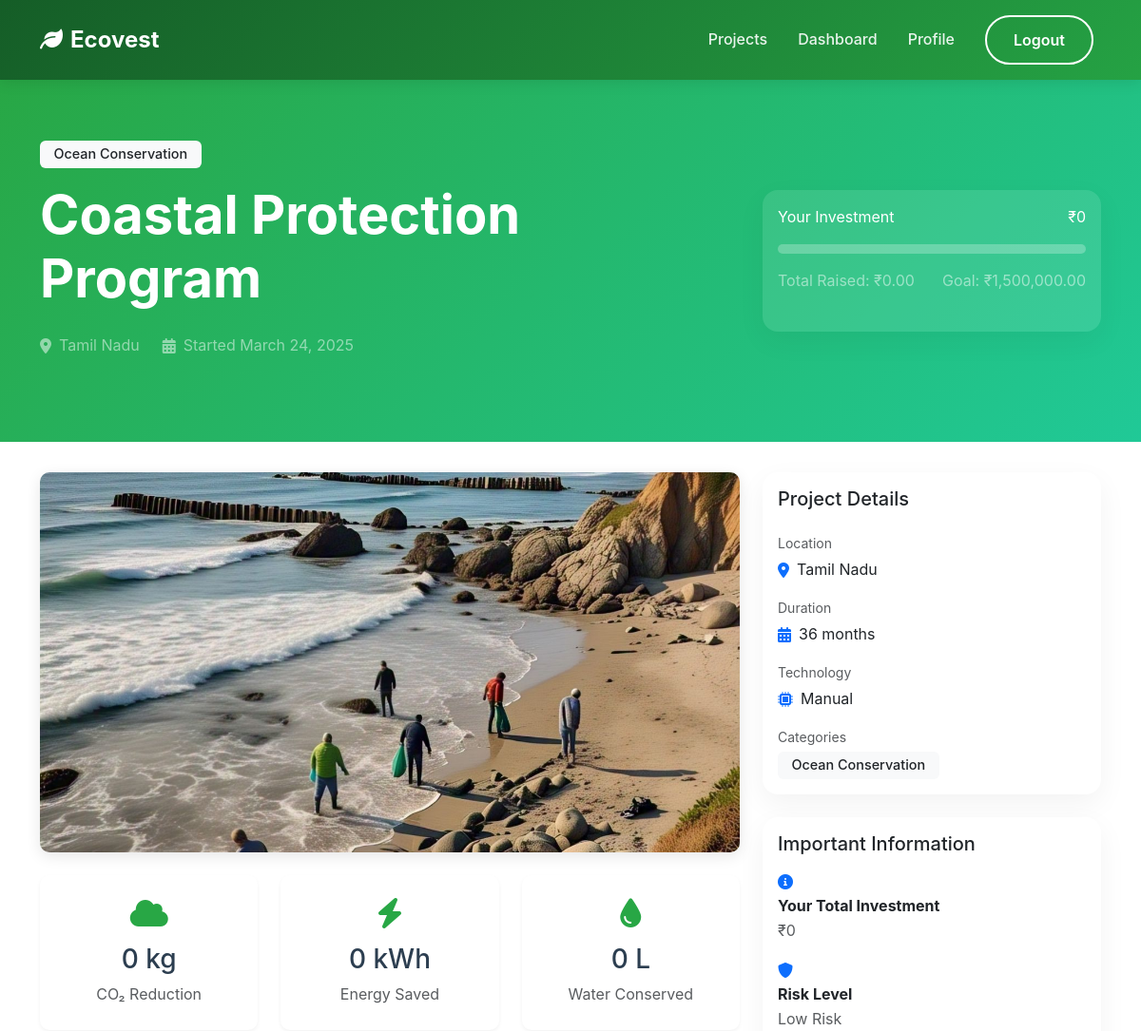
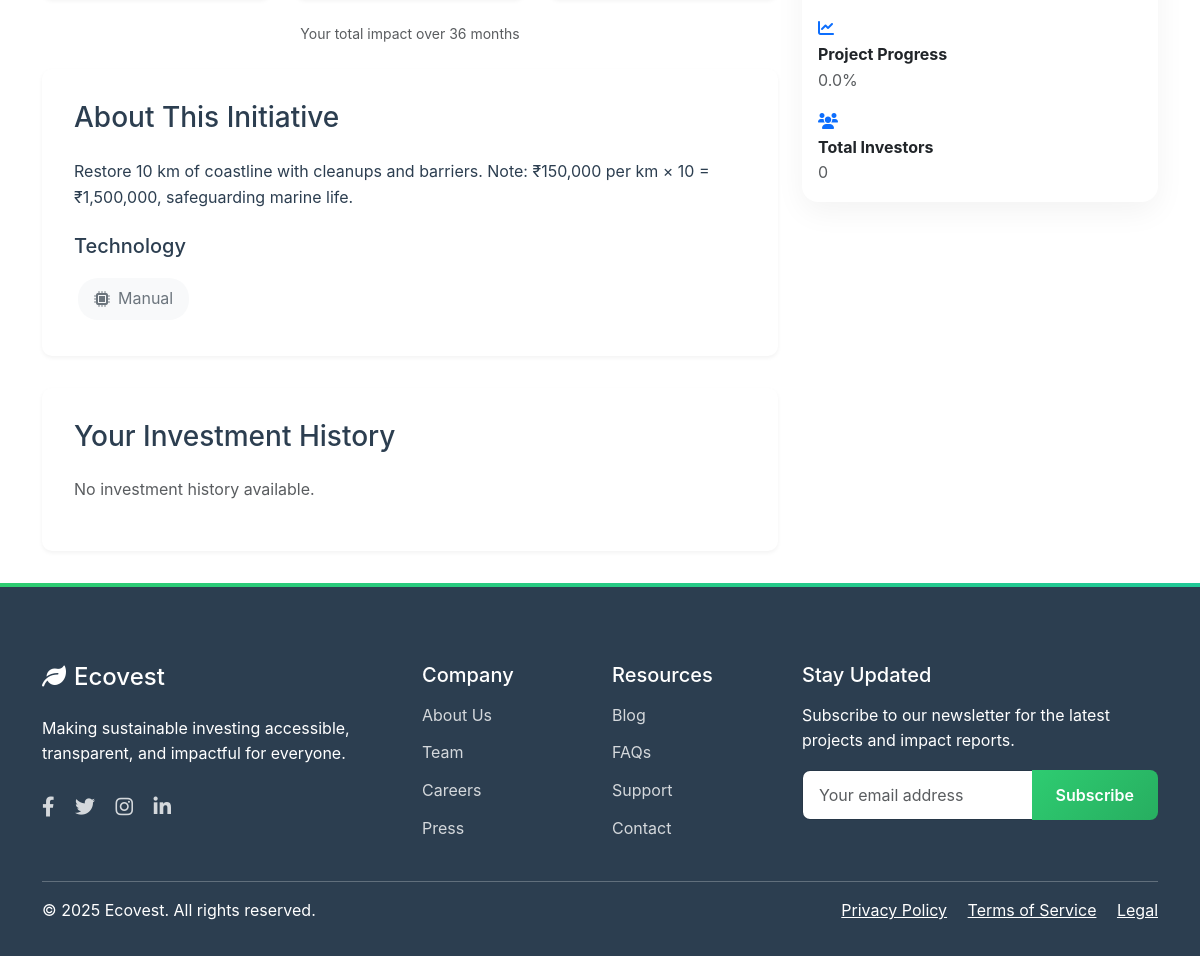
The app's page /users/initiative/42/ (signed in) with its own data (2 pictures, top to bottom).
### initiatives/models.py (models this page shows, shortened)
class Category(models.Model):
    name = models.CharField(max_length=100, unique=True, choices=[
        ('Renewable Energy', 'Renewable Energy'),
        ('Recycling', 'Recycling'),
        ('Emission Control', 'Emission Control'),
        ('Water Conservation', 'Water Conservation'),
        ('Reforestation', 'Reforestation'),
        ('Sustainable Agriculture', 'Sustainable Agriculture'),
        ('Clean Transportation', 'Clean Transportation'),
        ('Waste Management', 'Waste Management'),
        ('Green Technology', 'Green Technology'),
        ('Ocean Conservation', 'Ocean Conservation'),
    ])
    description = models.TextField(blank=True)

class Initiative(models.Model):
    STATUS_CHOICES = [
        ('draft', 'Draft'),
        ('active', 'Active'),
        ('funded', 'Funded'),
        ('completed', 'Completed'),
        ('cancelled', 'Cancelled')
    ]
    LOCATION_CHOICES = [
        ('Andhra Pradesh', 'Andhra Pradesh'),
        ('Arunachal Pradesh', 'Arunachal Pradesh'),
        ('Assam', 'Assam'),
        ('Bihar', 'Bihar'),
        ('Chhattisgarh', 'Chhattisgarh'),
        ('Goa', 'Goa'),
        ('Gujarat', 'Gujarat'),
        ('Haryana', 'Haryana'),
        ('Himachal Pradesh', 'Himachal Pradesh'),
        ('Jharkhand', 'Jharkhand'),
        ('Karnataka', 'Karnataka'),
        ('Kerala', 'Kerala'),
        ('Madhya Pradesh', 'Madhya Pradesh'),
        ('Maharashtra', 'Maharashtra'),
        ('Manipur', 'Manipur'),
        ('Meghalaya', 'Meghalaya'),
        ('Mizoram', 'Mizoram'),
        ('Nagaland', 'Nagaland'),
        ('Odisha', 'Odisha'),
        ('Punjab', 'Punjab'),
        ('Rajasthan', 'Rajasthan'),
        ('Sikkim', 'Sikkim'),
        ('Tamil Nadu', 'Tamil Nadu'),
        ('Telangana', 'Telangana'),
        ('Tripura', 'Tripura'),
        ('Uttar Pradesh', 'Uttar Pradesh'),
        ('Uttarakhand', 'Uttarakhand'),
        ('West Bengal', 'West Bengal')
    ]
    TECHNOLOGY_CHOICES = [
        ('Solar', 'Solar'),
        ('Wind', 'Wind'),
        ('Hydro', 'Hydro'),
        ('Organic', 'Organic'),
        ('Mechanical', 'Mechanical'),
        ('Chemical', 'Chemical'),
        ('Biofuel', 'Biofuel'),
        ('EV', 'EV'),
        ('Manual', 'Manual'),
        ('AI', 'AI')
    ]
    RISK_CHOICES = [
        ('low', 'Low Risk'),
        ('medium', 'Medium Risk'),
        ('high', 'High Risk')
    ]
    title = models.CharField(max_length=200)
    description = models.TextField()
    categories = models.ManyToManyField(Category, related_name='initiatives')
    image = models.ImageField(upload_to='initiatives/', null=True, blank=True)
    status = models.CharField(max_length=20, choices=STATUS_CHOICES, default='draft')
    location = models.CharField(max_length=100, choices=LOCATION_CHOICES, default='Karnataka')
    technology_type = models.CharField(max_length=20, choices=TECHNOLOGY_CHOICES, default='Manual')
    goal_amount = models.DecimalField(max_digits=12, decimal_places=2)
    current_amount = models.DecimalField(max_digits=12, decimal_places=2, default=0)
    created_at = models.DateTimeField(auto_now_add=True)
    updated_at = models.DateTimeField(auto_now=True)
    risk_level = models.CharField(max_length=20, choices=RISK_CHOICES, default='medium')
    duration_months = models.IntegerField(default=12)
    min_investment = models.DecimalField(max_digits=10, decimal_places=2, default=1000)
    max_investment = models.DecimalField(max_digits=12, decimal_places=2, null=True, blank=True)
    roi_estimate = models.DecimalField(max_digits=5, decimal_places=2, default=0)
    carbon_reduction_per_investment = models.FloatField(default=0)
    energy_savings_per_investment = models.FloatField(default=0)
    water_savings_per_investment = models.FloatField(default=0)
    carbon_impact = models.FloatField(default=0)  # CO2 reduction in kg
    energy_impact = models.FloatField(default=0)  # Energy saved in kWh
    water_impact = models.FloatField(default=0)   # Water saved in liters
    project_scale = models.IntegerField(
        choices=[
            (1, 'Small'),
            (2, 'Medium'),
            (3, 'Large'),
            (4, 'Very Large'),
            (5, 'Enterprise')
        ],
        default=3
    )
    def calculate_risk_score(self):
        analyzer = PortfolioAnalyzer()
        return analyzer.calculate_risk_score(self)
    def get_risk_label(self):
        analyzer = PortfolioAnalyzer()
        return analyzer.get_risk_label(self.calculate_risk_score())
    def get_progress_percentage(self):
        if self.goal_amount == 0:
            return 0
        return (self.current_amount / self.goal_amount) * 100
    class Meta:
        ordering = ['-created_at']

### users/views.py (the view)
# urls.py: path('initiative/<int:pk>/', views.user_initiative_detail, name='user_initiative_detail'),
@login_required
def user_initiative_detail(request, pk):
    initiative = get_object_or_404(Initiative, pk=pk)
    user_investments = request.user.investments.filter(initiative=initiative)
    totals = user_investments.aggregate(
        total_invested=Coalesce(Sum('amount'), 0, output_field=DecimalField()),
        carbon=Coalesce(Sum('carbon_impact'), 0, output_field=models.FloatField()),
        energy=Coalesce(Sum('energy_impact'), 0, output_field=models.FloatField()),
        water=Coalesce(Sum('water_impact'), 0, output_field=models.FloatField())
    )
    total_invested = totals['total_invested']
    impact_metrics = {
        'carbon': round(totals['carbon']),
        'energy': round(totals['energy']),
        'water': round(totals['water'])
    }
    investment_history = user_investments.order_by('-created_at')
    context = {
        'initiative': initiative,
        'total_invested': total_invested,
        'impact_metrics': impact_metrics,
        'investment_history': investment_history,
        'total_investors': initiative.investments.values('user').distinct().count(),
    }
    return render(request, 'users/user_initiative_detail.html', context)

### users/templates/users/user_initiative_detail.html (shortened to what this page needs)
{% extends 'core/base.html' %}
{% load static %}
{% load humanize %}
{% block content %}
<section class="hero">
    <div class="container">
        <div class="row align-items-center">
            <div class="col-lg-8">
                <div class="mb-3">
                    {% for category in initiative.categories.all %}
                        <span class="badge bg-light text-dark me-2">{{ category.name }}</span>
                    {% endfor %}
                </div>
                <h1 class="display-4 fw-bold mb-4">{{ initiative.title }}</h1>
                <div class="d-flex align-items-center text-white-50 mb-4">
                    <i class="fas fa-map-marker-alt me-2"></i>
                    <span class="me-4">{{ initiative.location }}</span>
                    <i class="fas fa-calendar-alt me-2"></i>
                    <span>Started {{ initiative.created_at|date:"F d, Y" }}</span>
                </div>
            </div>
            <div class="col-lg-4">
                <div class="card bg-white bg-opacity-10 border-0">
                    <div class="card-body">
                        <div class="d-flex justify-content-between align-items-center mb-3">
                            <span class="text-white">Your Investment</span>
                            <span class="text-white">₹{{ total_invested|intcomma }}</span>
                        </div>
                        <div class="progress bg-white bg-opacity-25 mb-3">
                        </div>
                        <div class="d-flex justify-content-between text-white-50 mb-4">
                            <span>Total Raised: ₹{{ initiative.current_amount|intcomma }}</span>
                            <span>Goal: ₹{{ initiative.goal_amount|intcomma }}</span>
                        </div>
                    </div>
                </div>
            </div>
        </div>
    </div>
</section>
<div class="container">
    <div class="row">
        <div class="col-lg-8">
            {% if initiative.image %}
                <img src="{{ initiative.image.url }}" class="initiative-image mb-4" alt="{{ initiative.title }}">
            {% else %}
                <img src="https://source.unsplash.com/random/800x400/?{{ initiative.categories.first.name|lower }}"
                     class="initiative-image mb-4" alt="{{ initiative.title }}">
            {% endif %}
            <div class="row g-4 mb-4">
                <div class="col-md-4">
                    <div class="impact-card text-center">
                        <i class="fas fa-cloud impact-icon"></i>
                        <h3 class="mb-2">{{ impact_metrics.carbon|floatformat:0|intcomma }} kg</h3>
                        <p class="text-muted mb-0">CO₂ Reduction</p>
                    </div>
                </div>
                <div class="col-md-4">
                    <div class="impact-card text-center">
                        <i class="fas fa-bolt impact-icon"></i>
                        <h3 class="mb-2">{{ impact_metrics.energy|floatformat:0|intcomma }} kWh</h3>
                        <p class="text-muted mb-0">Energy Saved</p>
                    </div>
                </div>
                <div class="col-md-4">
                    <div class="impact-card text-center">
                        <i class="fas fa-tint impact-icon"></i>
                        <h3 class="mb-2">{{ impact_metrics.water|floatformat:0|intcomma }} L</h3>
                        <p class="text-muted mb-0">Water Conserved</p>
                    </div>
                </div>
            </div>
            <div class="text-muted small text-center mb-4">
                Your total impact over {{ initiative.duration_months }} months
            </div>
            <div class="detail-section">
                <h3 class="mb-4">About This Initiative</h3>
                {{ initiative.description|linebreaks }}
                <div class="mt-4">
                    <h5 class="mb-3">Technology</h5>
                    <div class="tech-badge">
                        <i class="fas fa-microchip"></i>
                        {{ initiative.technology_type }}
                    </div>
                </div>
            </div>
            <div class="detail-section">
                <h3 class="mb-4">Your Investment History</h3>
                <div class="investment-history">
                    {% for investment in investment_history %}
                    <div class="investment-item">
                        <div class="d-flex justify-content-between align-items-center">
                            <div>
                                <h5 class="mb-1">₹{{ investment.amount|intcomma }}</h5>
                                <small class="text-muted">{{ investment.created_at|date:"F d, Y" }}</small>
                            </div>
                            <div class="text-end">
                                <div class="text-success">+{{ investment.amount|intcomma }}</div>
                                <small class="text-muted">Investment</small>
                            </div>
                        </div>
                    </div>
                    {% empty %}
                    <p class="text-muted">No investment history available.</p>
                    {% endfor %}
                </div>
            </div>
        </div>
        <div class="col-lg-4">
            <div class="card mb-4">
                <div class="card-body">
                    <h5 class="card-title mb-4">Project Details</h5>
                    <div class="mb-3">
                        <small class="text-muted d-block mb-1">Location</small>
                        <div class="d-flex align-items-center">
                            <i class="fas fa-map-marker-alt text-primary me-2"></i>
                            {{ initiative.location }}
                        </div>
                    </div>
                    <div class="mb-3">
                        <small class="text-muted d-block mb-1">Duration</small>
                        <div class="d-flex align-items-center">
                            <i class="fas fa-calendar-alt text-primary me-2"></i>
                            {{ initiative.duration_months }} months
                        </div>
                    </div>
                    <div class="mb-3">
                        <small class="text-muted d-block mb-1">Technology</small>
                        <div class="d-flex align-items-center">
                            <i class="fas fa-microchip text-primary me-2"></i>
                            {{ initiative.technology_type }}
                        </div>
                    </div>
                    <div>
                        <small class="text-muted d-block mb-1">Categories</small>
                        {% for category in initiative.categories.all %}
                            <span class="badge bg-light text-dark me-2">{{ category.name }}</span>
                        {% endfor %}
                    </div>
                </div>
            </div>
            <div class="card mb-4">
                <div class="card-body">
                    <h5 class="card-title mb-3">Important Information</h5>
                    <ul class="list-unstyled mb-0">
                        <li class="mb-3">
                            <i class="fas fa-info-circle text-primary me-2"></i>
                            <div>
                                <strong>Your Total Investment</strong>
                                <div class="text-muted">₹{{ total_invested|intcomma }}</div>
                            </div>
                        </li>
                        <li class="mb-3">
                            <i class="fas fa-shield-alt text-primary me-2"></i>
                            <div>
                                <strong>Risk Level</strong>
                                <div class="text-muted">{{ initiative.get_risk_label }}</div>
                            </div>
                        </li>
                        <li class="mb-3">
                            <i class="fas fa-chart-line text-primary me-2"></i>
                            <div>
                                <strong>Project Progress</strong>
                                <div class="text-muted">{{ initiative.get_progress_percentage|floatformat:1 }}%</div>
                            </div>
                        </li>
                        <li>
                            <i class="fas fa-users text-primary me-2"></i>
                            <div>
                                <strong>Total Investors</strong>
                                <div class="text-muted">{{ total_investors|intcomma }}</div>
                            </div>
                        </li>
                    </ul>
                </div>
            </div>
        </div>
    </div>
</div>
{% endblock %}

### records on screen
Category: name "Ocean Conservation"
Initiative: title "Coastal Protection Program", location "Tamil Nadu", created_at "March 24, 2025", current_amount "0.00", goal_amount "1,500,000.00", image (picture), duration_months "36", description "Restore 10 km of coastline with cleanups and barriers. Note: ₹150,000 per km × 10 = ₹1,500,000, safeguarding marine life.", technology_type "Manual", get_risk_label "Low Risk", get_progress_percentage "0.0"

### other values on screen
{{ total_invested|intcomma }} "0"
{{ impact_metrics.carbon|floatformat:0|intcomma }} "0"
{{ impact_metrics.energy|floatformat:0|intcomma }} "0"
{{ impact_metrics.water|floatformat:0|intcomma }} "0"
{{ total_investors|intcomma }} "0"
